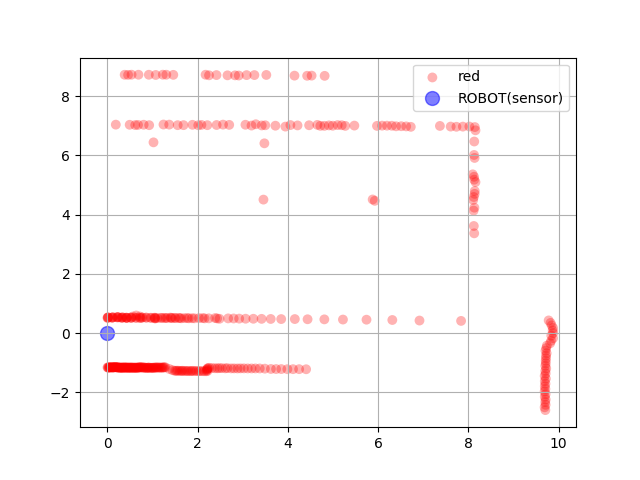

This chart was generated by the following Python code:
#!/usr/bin/env python3

import math
import numpy as np
import matplotlib.pyplot as plt


scan = np.loadtxt("./hw2/laserscan.dat")

def give_coordinate(scan_ls, scan_range):
    # set angle to scan point in scan_ls
    angle = np.linspace(-scan_range/2, scan_range/2, np.shape(scan_ls)[0], endpoint = True)
    x_cor, y_cor = [], []     # list for x-y coordinate
    print(angle) 
    for i in range(len(scan_ls)):
        x_cor.append( scan_ls[i]*np.cos(angle[i]))
        y_cor.append( scan_ls[i]*np.sin(angle[i]))
    
    return x_cor, y_cor

plt_x = give_coordinate(scan, math.pi)[0]
plt_y = give_coordinate(scan, math.pi)[1]

fig, ax = plt.subplots()
ax.scatter(plt_x, plt_y, c = 'red', s = 50, label = 'red',alpha = 0.3, edgecolors = 'none')
ax.scatter(0,0, c = 'blue', s = 100, label = 'ROBOT(sensor)', alpha = 0.5)
ax.legend()
ax.grid(True)

plt.show()
